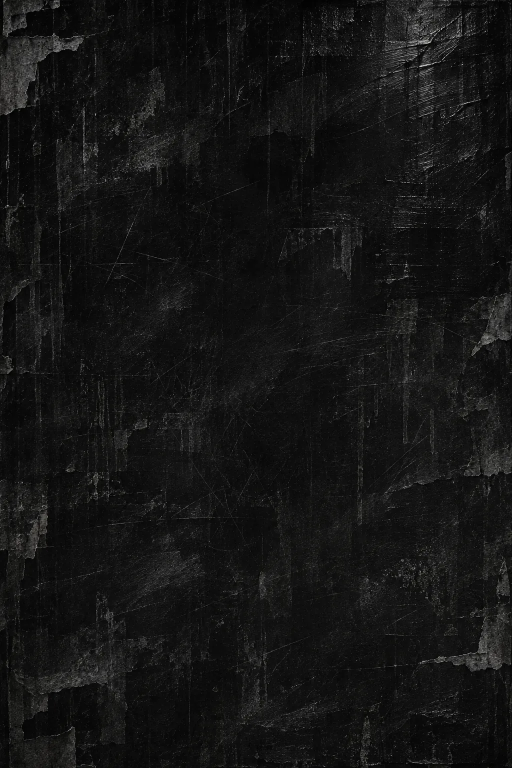
#> input picture frontend-react/src/assets/radio-ui/sidebar-grunge.webp, 1024 x 1536 px, given in place of texture_halftone_overlay.png, which was not available (shown at 1/2 size)
$ python build_retro_decor.py
#> lines starting #> are read from the running program, lines starting #| are printed output that depends on the picture
#> in build, `canvas = Image.new("RGBA", ARTBOARD, (0, 0, 0, 0))`: canvas: PIL image 1672x940 RGBA; every value is 0
#!/usr/bin/env python3
"""Hornea la capa RETRO en dos láminas para no disparar el límite de 30 req/s.

La UI React posicionaba 12 PNG sueltos con CSS (porcentajes sobre 1672x940,
object-fit: contain, rotate y opacity). Ese burst de peticiones hacía que el
rate limiter de Flask devolviera 429 y algunos stickers no aparecieran.

Este script aplica la misma geometría con PIL y deja dos imágenes:
  - retro_static.png: 10 recortes decorativos.
  - retro_signal.png: REC + ON AIR (su opacidad sigue a `is-live`).

Si cambias posiciones/rotaciones en styles.css, actualiza ITEMS y vuelve a
ejecutar este script. No toca backend ni datos de la radio.
"""

from pathlib import Path

from PIL import Image

ARTBOARD = (1672, 940)
ASSETS = Path(__file__).resolve().parents[1] / "public" / "assets" / "radio-ui"

# (archivo, left%, top%, width%, height%, rotate_deg, opacity)
STATIC = [
    ("texture_halftone_overlay.png", 0.0, 0.0, 100.0, 100.0, 0, 0.06),
    ("sticker_canal_24.png", 0.6, 1.2, 15.5, 4.2, -2, 0.85),
    ("tape_en_vivo.png", 20.2, 1.4, 13.5, 3.4, 1.5, 0.8),
    ("tape_canal_24_mix.png", 19.2, 16.2, 19.5, 3.1, -1, 0.75),
    ("tape_request_line.png", 19.2, 59.6, 19.5, 2.2, 0.8, 0.7),
    ("graphic_eye_collage.png", 1.2, 53.5, 15.6, 5.2, -3, 0.35),
    ("sticker_stay_tuned.png", 1.0, 82.6, 15.8, 5.4, 2, 0.7),
    ("banner_top_10.png", 59.2, 13.2, 17.5, 3.6, -1.5, 0.8),
    ("emblem_target_crosshair.png", 89.0, 59.2, 7.0, 5.5, -6, 0.22),
    ("emblem_ia_radio.png", 55.6, 62.6, 2.6, 4.2, 4, 0.45),
]
SIGNAL = [
    ("badge_rec_dot.png", 30.6, 45.6, 3.2, 2.4, 0, 0.9),
    ("sticker_on_air.png", 76.5, 2.6, 8.5, 7.5, 3, 0.85),
]


def with_opacity(image, opacity):
    if opacity >= 1:
        return image
    result = image.copy()
    alpha = result.getchannel("A").point(lambda value: round(value * opacity))
    result.putalpha(alpha)
    return result


def place(canvas, item):
    name, left, top, width, height, rotation, opacity = item
    source = Image.open(ASSETS / name).convert("RGBA")
    box_w = ARTBOARD[0] * width / 100
    box_h = ARTBOARD[1] * height / 100
    scale = min(box_w / source.width, box_h / source.height)  # object-fit: contain
#> scale = 0.612
    size = (max(1, round(source.width * scale)), max(1, round(source.height * scale)))
#> size = (627, 940)
    source = source.resize(size, Image.Resampling.LANCZOS)
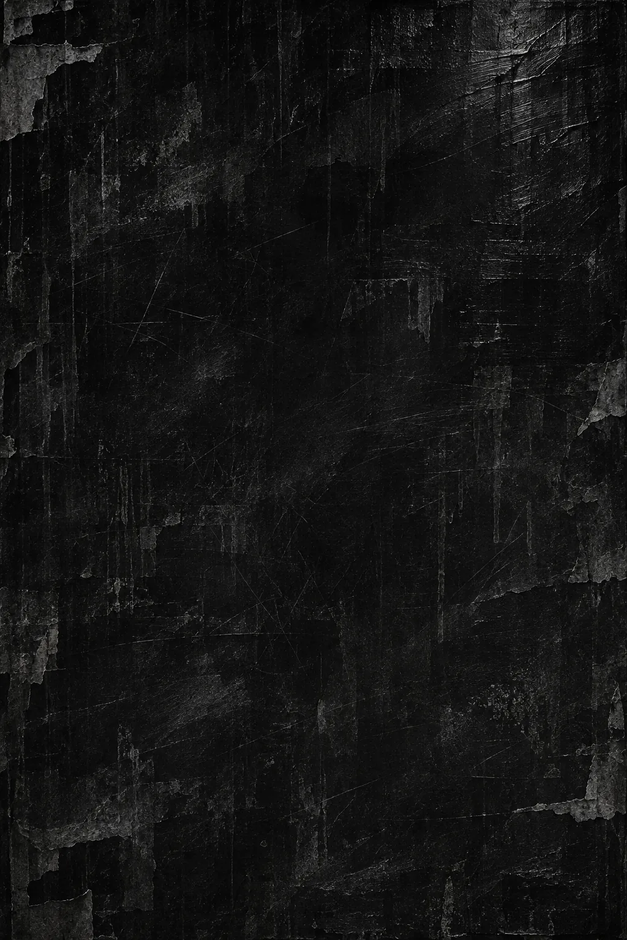
#> source: PIL image 627x940 RGBA; mean R, G, B, A 20.6, 20.7, 20.4, 255

    if rotation:
        # CSS gira en sentido horario; PIL en antihorario.
        source = source.rotate(-rotation, resample=Image.Resampling.BICUBIC, expand=True)

    source = with_opacity(source, opacity)
#> in with_opacity, `alpha = result.getchannel("A").point(lambda value: round(value * opaci..`: alpha: PIL image 627x940 L; every value is 15
    cx = ARTBOARD[0] * (left + width / 2) / 100
    cy = ARTBOARD[1] * (top + height / 2) / 100
    x = round(cx - source.width / 2)
#> x = 522
    y = round(cy - source.height / 2)
#> y = 0
    canvas.alpha_composite(source, (x, y))
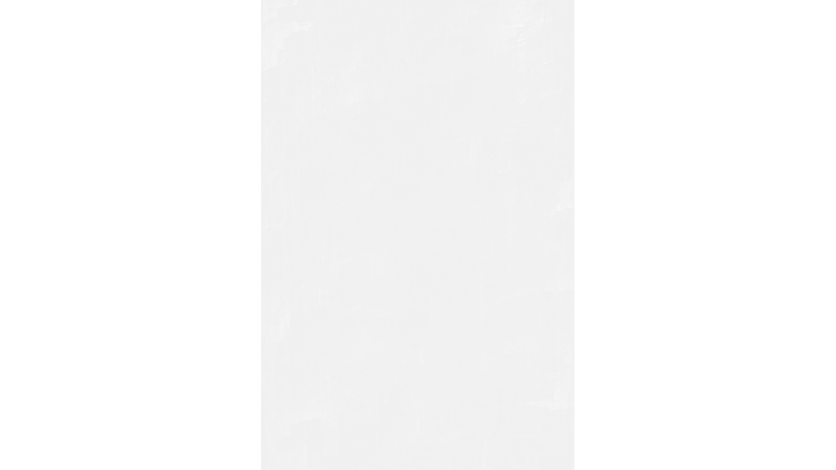
#> canvas: PIL image 1672x940 RGBA (shown at 1/2 size); mean R, G, B, A 7.7, 7.7, 7.6, 5.6; transparent parts drawn white


def build(items, filename):
    canvas = Image.new("RGBA", ARTBOARD, (0, 0, 0, 0))
    for item in items:
        place(canvas, item)
#> pass 2 of the loop in build, `for item in items:`:
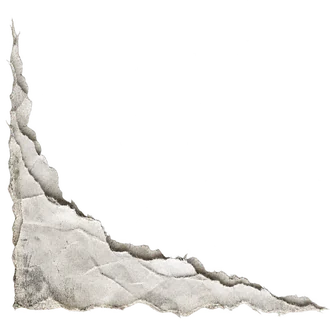
#> input picture frontend-react/src/assets/radio-ui/sidebar-paper-bl.webp, 330 x 330 px, given in place of sticker_canal_24.png, which was not available
#> in place, source is the input picture: PIL image 330x330 RGBA; mean R, G, B, A 56, 54.6, 52.3, 51.8
#> in with_opacity (call 2), `alpha = result.getchannel("A").point(lambda value: round(value * opaci..`:
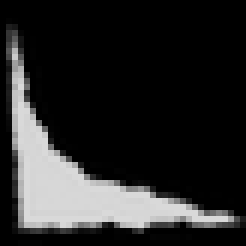
#> alpha: PIL image 41x41 L (shown 6 times larger); min 0, max 217, mean 40.1
#> result: PIL image 41x41 RGBA
#> in place (call 2), `canvas.alpha_composite(source, (x, y))`:
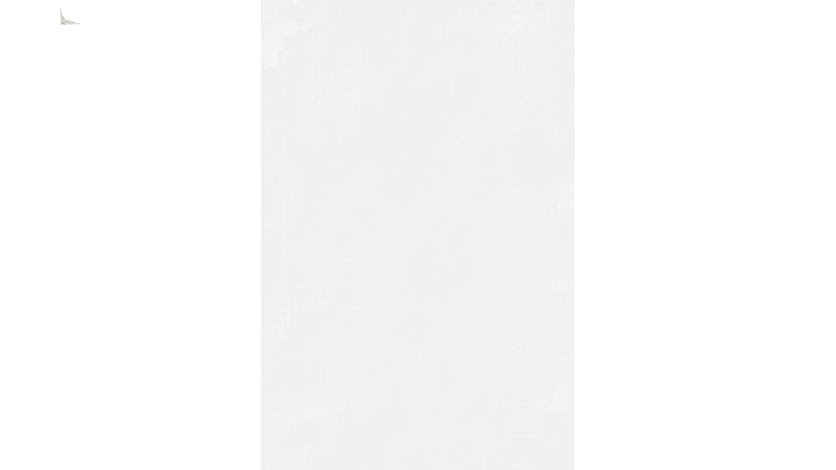
#> canvas: PIL image 1672x940 RGBA (shown at 1/2 size); mean R, G, B, A 7.8, 7.8, 7.7, 5.7; transparent parts drawn white
    target = ASSETS / filename
    canvas.save(target, optimize=True)
    print(f"{target.name}: {target.stat().st_size} bytes")


if __name__ == "__main__":
#> (the run stopped early here; a loop or call above may not have finished)
